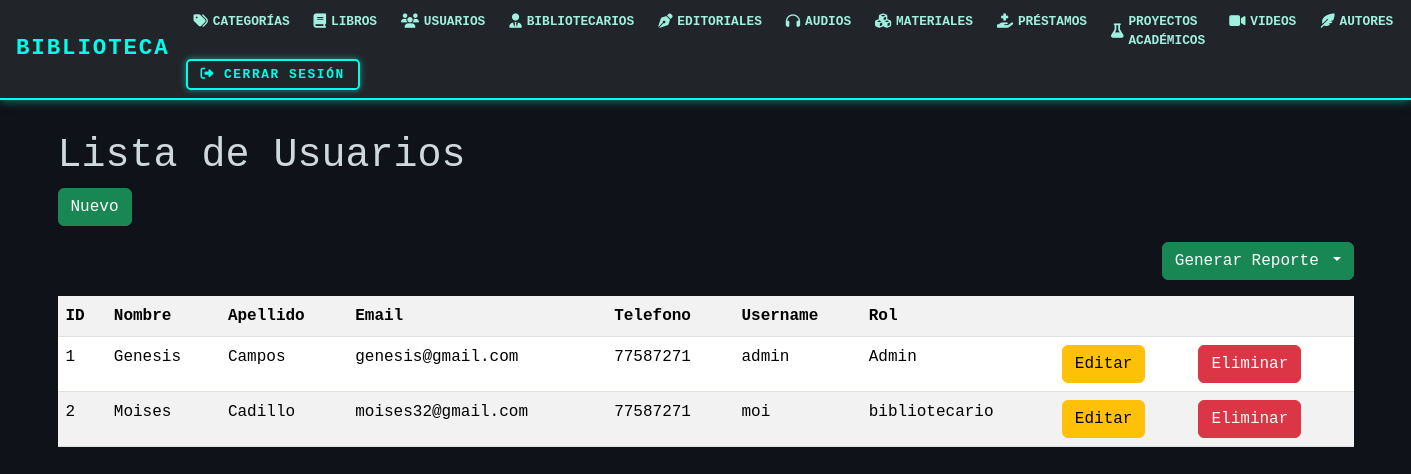
/usuarios/, run on an earlier commit of the app's database.
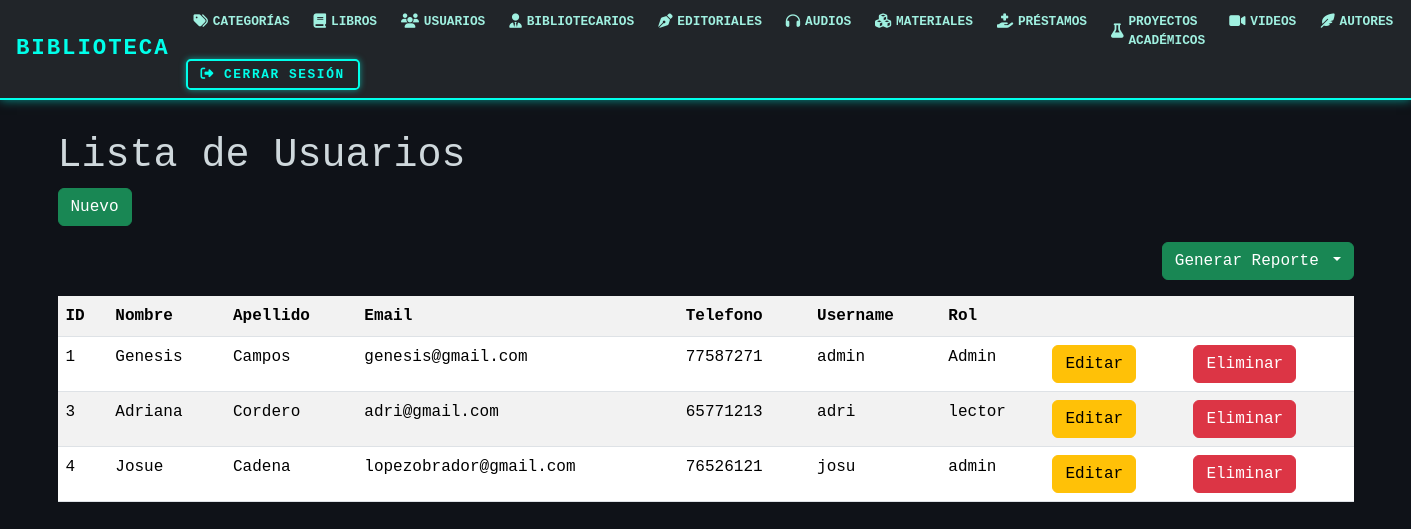
And on a later commit of the database.
### models/usuario_model.py (models this page shows, shortened)
class Usuario(db.Model):
    __tablename__ = "usuarios"
    id = db.Column(db.Integer,primary_key=True)
    nombre = db.Column(db.String(80),nullable=False)
    apellido = db.Column(db.String(80),nullable=False)
    email = db.Column(db.String(120),nullable=False)
    telefono = db.Column(db.String(20),nullable=False)
    username = db.Column(db.String(20),nullable=False)
    password = db.Column(db.String,nullable=False)
    tipo = db.Column(db.String(20),nullable=False)
    @staticmethod #no depende de la clase
    def get_all():
        return Usuario.query.all()

### controllers/usuario_controllers.py (the view)
@usuario_bp.route("/")
def index():
    usuarios = Usuario.get_all()
    return usuario_view.list(usuarios)

### views/usuario_view.py (called while the page is built)
def list(usuarios):
    return render_template('usuarios/index.html', usuarios=usuarios)

### templates/usuarios/index.html (shortened to what this page needs)
{% extends 'base.html' %}
{% block content %}
<h1>Lista de Usuarios</h1>
<a href="{{url_for('usuario.create')}}" class="btn btn-success mb-3">Nuevo</a>
<div class="mb-3 text-end">
    <div class="btn-group">
        <button class="btn btn-success dropdown-toggle" data-bs-toggle="dropdown" aria-expanded="false">
            Generar Reporte
        </button>
    </div>
</div>
<table class="table table-striped">
    <tr>
        <th>ID</th>
        <th>Nombre</th>
        <th>Apellido</th>
        <th>Email</th>
        <th>Telefono</th>
        <th>Username</th>
        <th>Rol</th>
        <th></th>
        <th></th>
    </tr>
    {% for item in usuarios %}
    <tr>
        <td>{{item.id}}</td>
        <td>{{item.nombre}}</td>
        <td>{{item.apellido}}</td>
        <td>{{item.email}}</td>
        <td>{{item.telefono}}</td>
        <td>{{item.username}}</td>
        <td>{{item.tipo}}</td>
        <td>
            <a href="{{url_for('usuario.edit',id=item.id)}}" class="btn btn-warning">Editar</a>
        </td>
        <td>
            <a href="{{url_for('usuario.delete',id=item.id)}}" class="btn btn-danger">Eliminar</a>
        </td>
    </tr>
    {% endfor %}
</table>
{% endblock %}

What changed in the data, as far as the page shows it:
removed Usuario: id "2", nombre "Moises", apellido "Cadillo", email "moises32@gmail.com", telefono "77587271", username "moi", tipo "bibliotecario"
added Usuario: id "3", nombre "Adriana", apellido "Cordero", email "adri@gmail.com", telefono "65771213", username "adri", tipo "lector"
added Usuario: id "4", nombre "Josue", apellido "Cadena", email "lopezobrador@gmail.com", telefono "76526121", username "josu", tipo "admin"
